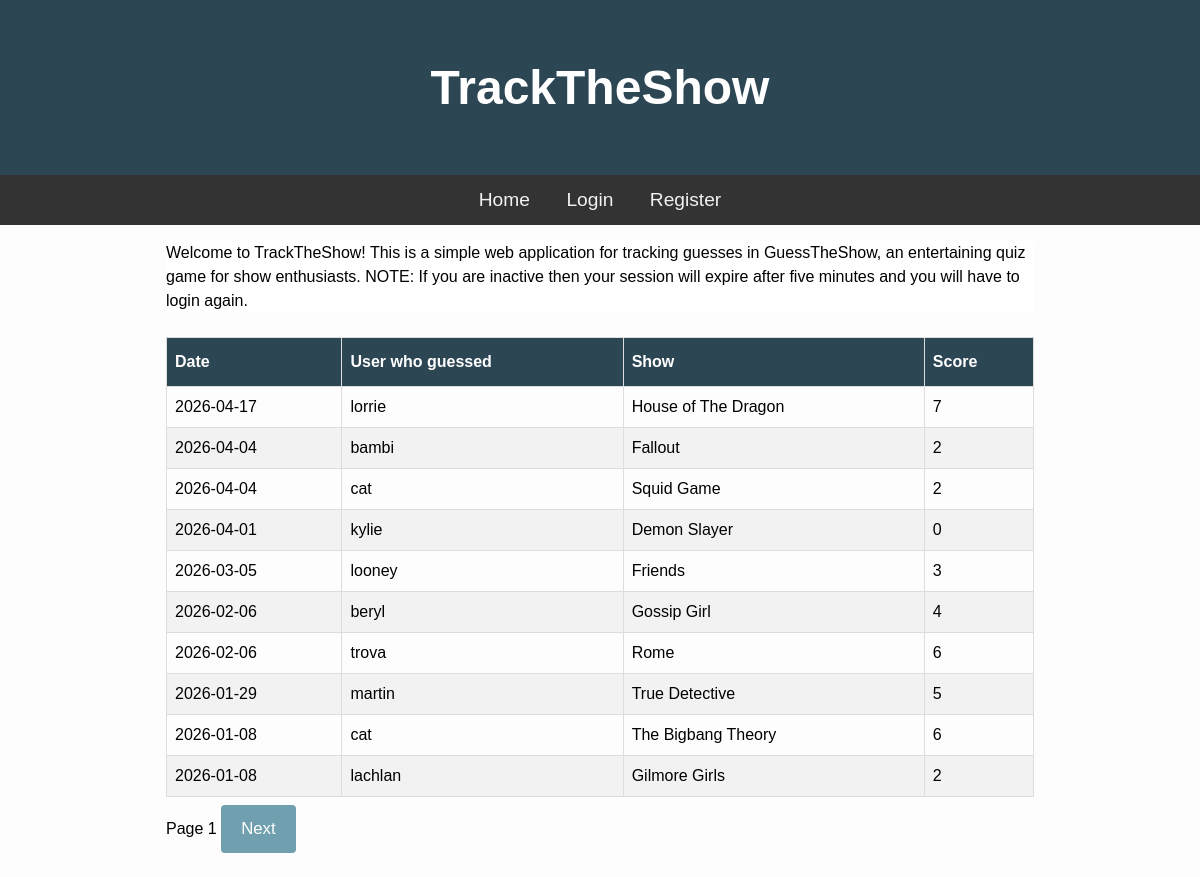
The page / on the database its author committed.
### tables this page shows
CREATE TABLE Guesses (id INTEGER PRIMARY KEY AUTOINCREMENT, user_id INTEGER, date TEXT NOT NULL, score INTEGER, "show" TEXT NOT NULL);

CREATE TABLE Users (id INTEGER PRIMARY KEY AUTOINCREMENT, username TEXT UNIQUE NOT NULL, password NOT NULL, salt TEXT);

### main.py (the view)
@app.route("/") #the route for the homepage
def Home():
    page = request.args.get('page', 1, type=int) #Get the page number from the query parameters and default to 1 if not provided
    per_page = 10 #Limit guesses to 10 per page e
    total_guesses = db.TotalGuessCount() #Get the total number of guesses from the guesses database
    total_pages = math.ceil(total_guesses / per_page)#Calculate the total number of pages and round up to the nearest whole number
    if page < 1: #If the page number is less than 1, set it to 1 to prevent invalid page numbers and users from trying to access non-existent pages
       page = 1
    elif page > total_pages and total_pages > 0:
       page = total_pages
    offset = (page - 1) * per_page #Calculate the offset for the database query based on the current page
    guessData = db.GetPages(per_page, offset)#Get the guesses for the current page using limit and offset
    return render_template("index1.html", guesses=guessData, page=page, total_pages=total_pages) #Note: passing data, page and total_pages

### db.py (called while the page is built)
def GetDB():
    BASE_DIR = os.path.dirname(os.path.abspath(__file__)) #Turns the part of the current file into an absolute path and then gets the directory of that path. Used to find the database file regardless of where the program is run from.
    db_path = os.path.join(BASE_DIR, ".database", "gtg.db") #Creates path to the database file
    db = sqlite3.connect(db_path)
    db.row_factory = sqlite3.Row
    return db

def GetPages(limit, offset):
    db = GetDB()
    query = """SELECT Guesses.date, Guesses.show, Guesses.score, Users.username
               FROM Guesses
               JOIN Users ON Guesses.user_id = Users.id
               ORDER BY date DESC
               LIMIT ? OFFSET ?"""
    guesses = db.execute(query, (limit, offset)).fetchall()
    db.close()
    return guesses

def TotalGuessCount():
    db = GetDB()
    result = db.execute("SELECT COUNT(*) as total FROM Guesses").fetchone()
    db.close()
    return result['total']

### main.py (called while the page is built)
@app.before_request
def session_timeout():
    session.permanent = True
    app.permanent_session_lifetime = timedelta(minutes=5) #Reset the session timoeout on each request

### templates/index1.html (shortened to what this page needs)
{% extends "base.html" %}
{% block content %}
<div class="container">
    <p>Welcome to TrackTheShow! This is a simple web application for tracking guesses in GuessTheShow, an entertaining quiz game for show enthusiasts. NOTE: If you are inactive then your session will expire after five minutes and you will have to login again.</p>
</div>
<br>
<table class="guess_table">
    <thead>
        <th>Date</th>
        <th>User who guessed</th>
        <th>Show</th>
        <th>Score</th>
    </thead>
    <tbody>
        {% for guess in guesses %}
        <tr>
            <td>{{ guess['date'] }}</td>
            <td>{{ guess['username'] }}</td>
            <td>{{ guess['show'] }}</td>
            <td>{{ guess['score'] }}</td>
        </tr>
        {% endfor %}
    </tbody>
</table>
<div class="pagenavigation">
    <span>Page {{ page }}</span>
    {% if page < total_pages %}
        <a href="{{ url_for('Home', page=page+1) }}"><button>Next</button></a>
    {% endif %}
</div>
{% endblock %}

### static/css/style.css (style rules this page uses)
* { padding: 0; margin: 0; box-sizing: border-box; }
body { background: #fdfdfd; font-family: "Nunito", sans-serif; font-size: 1rem; }
.container { background-color: white; }
.guess_table { font-family: Arial, Helvetica, sans-serif; border-collapse: collapse; width: 100%; }
.guess_table td, .guess_table th { border: 1px solid #ddd; padding: 8px; }
.guess_table tr:nth-child(even) { background-color: #f2f2f2; }
.guess_table th { padding-top: 12px; padding-bottom: 12px; text-align: left; background-color: #2D4654; color: white; }
button { background-color: #70A0AF; color: white; padding: 14px 20px; margin: 8px 0; border: none; border-radius: 4px; cursor: pointer; font-size: 1.05em; }

### rows shown on the page
Guesses: date "2026-04-17", username "lorrie", show "House of The Dragon", score "7"
Guesses: date "2026-04-04", username "bambi", show "Fallout", score "2"
Guesses: date "2026-04-04", username "cat", show "Squid Game", score "2"
Guesses: date "2026-04-01", username "kylie", show "Demon Slayer", score "0"
Guesses: date "2026-03-05", username "looney", show "Friends", score "3"
Guesses: date "2026-02-06", username "beryl", show "Gossip Girl", score "4"
Guesses: date "2026-02-06", username "trova", show "Rome", score "6"
Guesses: date "2026-01-29", username "martin", show "True Detective", score "5"
Guesses: date "2026-01-08", username "cat", show "The Bigbang Theory", score "6"
Guesses: date "2026-01-08", username "lachlan", show "Gilmore Girls", score "2"

### other values the page prints
{{ page }} "1"
